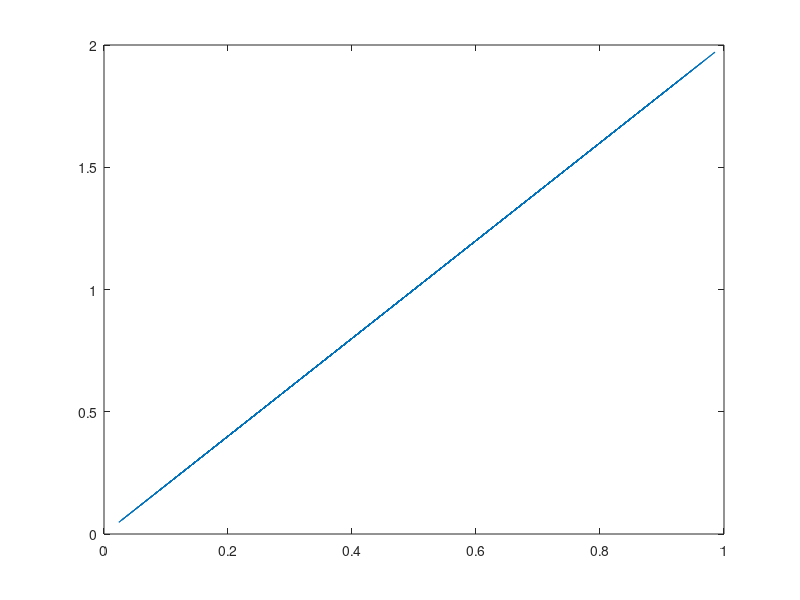

Reproduce this figure in MATLAB. (Note: this script raises an error after producing the figure.)
%% ML - Preidct the double of a value using linear regression

%% ==================== Initialization ====================

% Clear and Close Figures
clear ; close all; clc

% Generate a training set (vector) of 10 values
X = rand(100,1);
y = X*2;
m = length(X);

% Initialize the parameters(theta) to zero
initial_theta = zeros(2,1);

% Add a 0 column to X
X = [ones(m,1) X];

% Plot data
figure(1);
title ("Arbitrary title");
xlabel ("X");
ylabel ("y (double X)");
f1_legends = ["original"];
plot(X(:,2),y);

%% ==================== Cost function ====================

% Compute the initial Cost
J = costFunction(X,y,initial_theta);
fprintf("Computing initial cost...\n");
fprintf("%f\n\n",  J);
f2_legends = "";

%% ==================== Gradient descent ====================

fprintf('Running Gradient Descent ...\n')
alpha = [0.05 0.1 0.3 0.5 0.55 0.60 0.65 0.70];
num_iters = 100;

for i=1:length(alpha)
    
    [theta, J_history] = gradientDescent(X, y, initial_theta, alpha(i), num_iters);
    fprintf("Theta(alpha=%.2f): %.5f, %.5f˙| cost: %.5f\n", alpha(i), theta(1),theta(2), costFunction(X,y,theta));

    % Plot the linear fit
    figure(1);
    hold on;
    plot(X(:,2),(X * theta));
    f1_legends = [f1_legends;mat2str(alpha(i))];
    legend(f1_legends);

    % Plot cost history
    figure(2);
    hold on;
    plot(J_history(:,1),J_history(:,2));
    f2_legends = [f2_legends;mat2str(alpha(i))];
    legend(f2_legends);
end

% predictions
fprintf("\n");
fprintf("For value 12.3,  we predict a result of %f\n",  [1 12.3] * theta);
fprintf("For value 5,  we predict a result of %f\n",  [1 5] * theta);

%% ==================== Optimizing using fminunc ====================
fprintf("\nOptimizing using fminunc...\n");
options = optimset('GradObj', 'on', 'MaxIter', 100);
[theta, cost,info, o] = fminunc(@(t)(costFunction(X, y, t)), initial_theta, options);
fprintf("Theta: %.5f, %.5f˙| cost: %.5f\n | iterations: %i", theta(1),theta(2), cost, o.iterations);

%% ==================== Computing theta using normal equation ====================
fprintf("\nComputing theta using normal equation...\n");
theta = pinv(X) * y;
fprintf("Theta: %.5f, %.5f˙| cost: %.5f\n", theta(1),theta(2), costFunction(X,y,theta));
